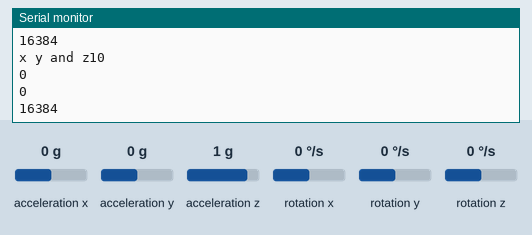
The sketch below on a simulated Arduino Uno, built with avr-gcc and run on an emulated ATmega328P. Parts: the last lines printed to the serial monitor. The test bench sets the inputs (shaded band); at power-on: acceleration x 0 g, acceleration y 0 g, acceleration z 1 g, rotation x 0 °/s, rotation y 0 °/s, rotation z 0 °/s.

Above: at 1.2 s.
1.3 s: acceleration x set to -1.4 g
At 1.53 s:
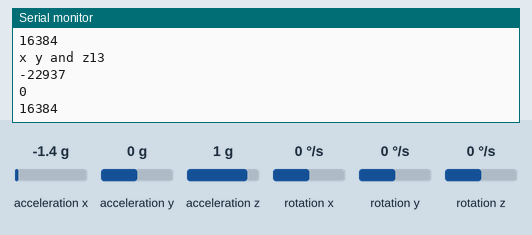
2.8 s: acceleration y set to -0.8 g
At 3.07 s:
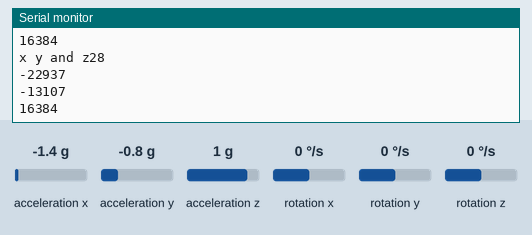
4.3 s: acceleration z set to 0 g
At 4.51 s:
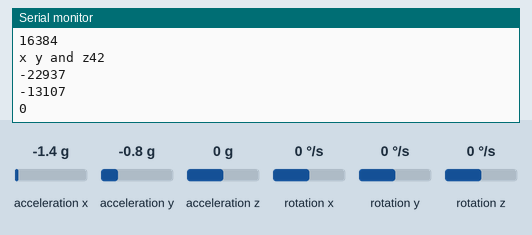
Timing chart, 0 to 7.3 s (numbered marks = the images above; inputs shaded):
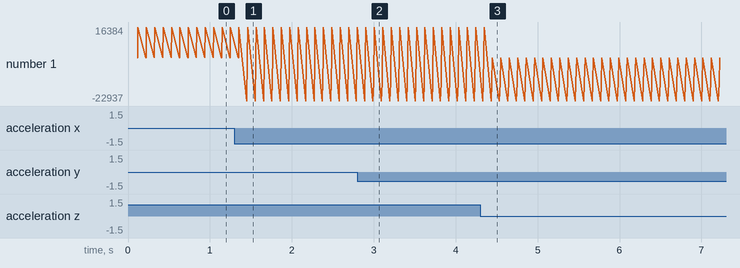

The sketch:

mpu6050Test.ino
```cpp
#include "MPU6050.h"
#include "I2Cdev.h"
#include "Wire.h"
//#include "CurieIMU.h"

MPU6050 accelgyroIC1(0x68); // default I2C address 0x69 when inactive HIGH   //don't I need to have 2 declared???
int16_t ax,ay,az;
int count;

void setup() {
  // put your setup code here, to run once:
  Serial.begin(9600);
  Serial.print("begin");

  Wire.begin();
  while(!Serial){}
  accelgyroIC1.initialize(); //default I2C address 0x68 when active LOW
  Serial.print("begin");
  count = 0;
}

void loop() {
  // put your main code here, to run repeatedly:
  accelgyroIC1.getAcceleration(&ax,&ay,&az);
  delay(100);
  Serial.print("x y and z");
  Serial.println(count);
  Serial.println(ax);
  Serial.println(ay);
  Serial.println(az);
  count++;

}
```

Measured:
- after the input at 1.3 s, the serial monitor: prints a new line after 0.15 s (image 1)
- after the input at 2.8 s, the serial monitor: prints a new line after 0.20 s (image 2)
